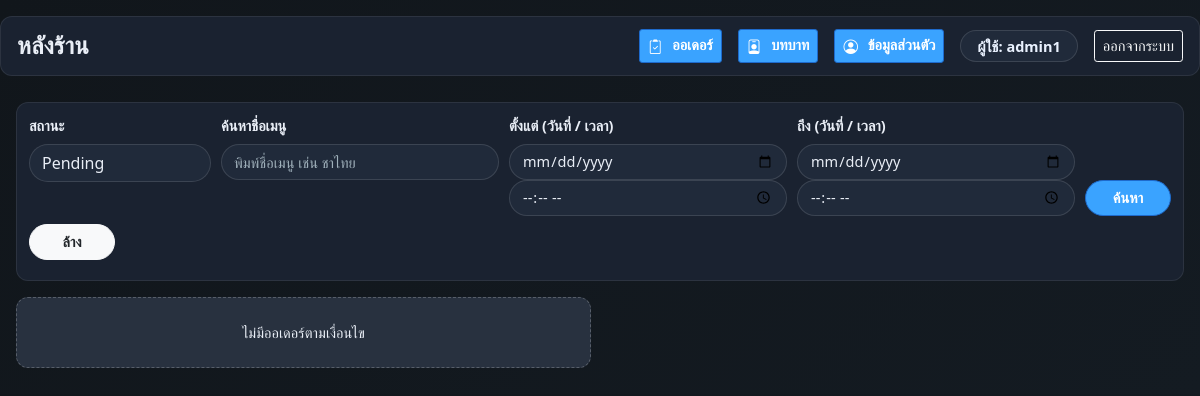
The page /back_store/back_store.php (signed in) on the database as committed earlier.
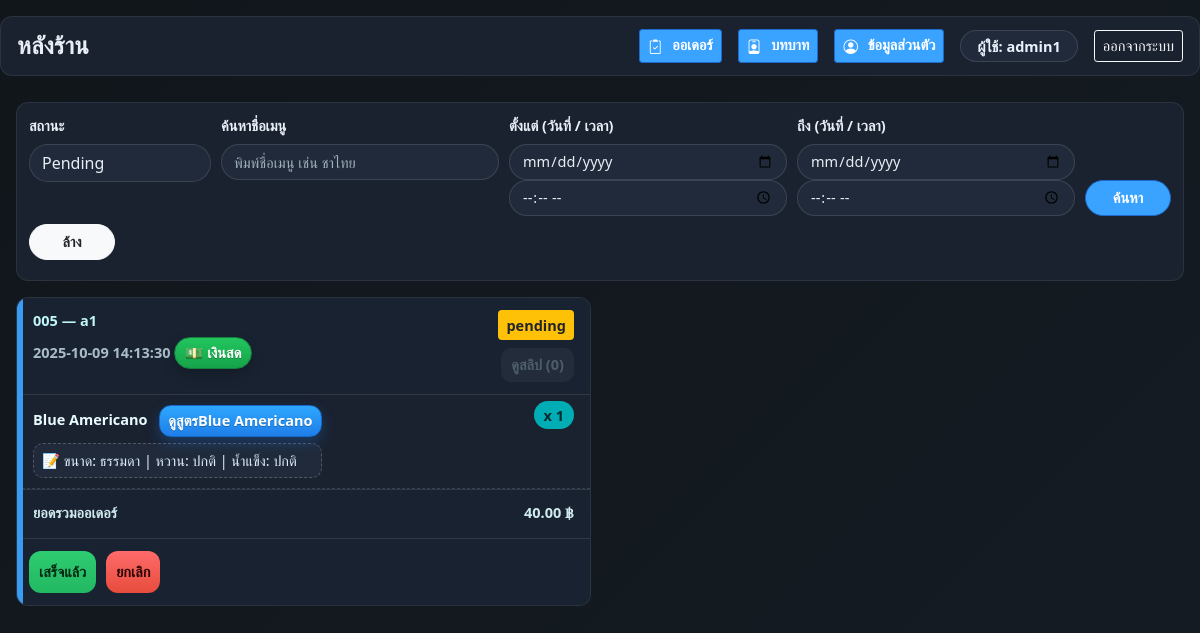
The same page on the database as committed later.
### tables this page shows
CREATE TABLE IF NOT EXISTS `orders` (
  `order_id` int(11) NOT NULL AUTO_INCREMENT,
  `user_id` int(11) NOT NULL,
  `order_time` datetime NOT NULL DEFAULT current_timestamp(),
  `order_date` date NOT NULL,
  `order_seq` int(11) NOT NULL DEFAULT 0,
  `status` enum('awaiting_payment','pending','ready','canceled') NOT NULL DEFAULT 'awaiting_payment',
  `payment_method` enum('transfer','cash') NOT NULL DEFAULT 'transfer',
  `total_price` decimal(10,2) NOT NULL,
  `updated_at` datetime(6) NOT NULL,
  `promo_id` int(11) DEFAULT NULL,
  `discount_amount` decimal(10,2) NOT NULL DEFAULT 0.00,
  `final_total` decimal(10,2) NOT NULL DEFAULT 0.00,
  PRIMARY KEY (`order_id`),
  UNIQUE KEY `uk_orders_day_seq` (`order_date`,`order_seq`),
  KEY `fk_orders_user` (`user_id`),
  KEY `idx_orders_updated_at` (`updated_at`),
  KEY `idx_orders_user_updated` (`user_id`,`updated_at`,`status`),
  KEY `idx_orders_feed` (`user_id`,`updated_at`,`order_id`),
  KEY `fk_orders_promo` (`promo_id`),
  KEY `idx_orders_status_updated` (`status`,`updated_at`),
  KEY `idx_orders_user` (`user_id`),
  KEY `idx_orders_order` (`order_id`),
  KEY `idx_orders_updated` (`updated_at`),
  CONSTRAINT `fk_orders_promo` FOREIGN KEY (`promo_id`) REFERENCES `promotions` (`promo_id`),
  CONSTRAINT `fk_orders_user` FOREIGN KEY (`user_id`) REFERENCES `users` (`user_id`) ON DELETE CASCADE ON UPDATE CASCADE
);

CREATE TABLE IF NOT EXISTS `users` (
  `user_id` int(11) NOT NULL AUTO_INCREMENT,
  `username` varchar(50) NOT NULL,
  `password` varchar(255) NOT NULL,
  `student_ID` int(11) NOT NULL,
  `name` varchar(100) NOT NULL,
  `role` enum('admin','employee') NOT NULL DEFAULT 'employee',
  `status` enum('ชั่วโมงทุน','ชั่วโมงปกติ') NOT NULL DEFAULT 'ชั่วโมงปกติ',
  `default_hour_type` enum('normal','fund') NOT NULL DEFAULT 'normal',
  PRIMARY KEY (`user_id`),
  UNIQUE KEY `username` (`username`)
);

CREATE TABLE IF NOT EXISTS `order_details` (
  `order_detail_id` int(11) NOT NULL AUTO_INCREMENT,
  `order_id` int(11) NOT NULL,
  `menu_id` int(11) NOT NULL,
  `promo_id` int(11) DEFAULT NULL,
  `quantity` int(11) NOT NULL,
  `note` varchar(255) DEFAULT NULL,
  `total_price` decimal(10,2) NOT NULL,
  PRIMARY KEY (`order_detail_id`),
  KEY `fk_details_order` (`order_id`),
  KEY `fk_details_menu` (`menu_id`),
  KEY `fk_details_promo` (`promo_id`),
  CONSTRAINT `fk_details_menu` FOREIGN KEY (`menu_id`) REFERENCES `menu` (`menu_id`) ON DELETE CASCADE ON UPDATE CASCADE,
  CONSTRAINT `fk_details_order` FOREIGN KEY (`order_id`) REFERENCES `orders` (`order_id`) ON DELETE CASCADE ON UPDATE CASCADE,
  CONSTRAINT `fk_details_promo` FOREIGN KEY (`promo_id`) REFERENCES `promotions` (`promo_id`) ON DELETE SET NULL ON UPDATE CASCADE
);

CREATE TABLE IF NOT EXISTS `menu` (
  `menu_id` int(11) NOT NULL AUTO_INCREMENT,
  `category_id` int(11) NOT NULL,
  `name` varchar(100) NOT NULL,
  `price` decimal(10,2) NOT NULL,
  `description` varchar(255) DEFAULT NULL,
  `image` varchar(255) DEFAULT NULL,
  `is_active` tinyint(1) NOT NULL DEFAULT 1,
  `current_recipe_id` int(11) DEFAULT NULL,
  PRIMARY KEY (`menu_id`),
  KEY `fk_menu_category` (`category_id`),
  KEY `fk_menu_current_recipe` (`current_recipe_id`),
  CONSTRAINT `fk_menu_category` FOREIGN KEY (`category_id`) REFERENCES `categories` (`category_id`) ON DELETE CASCADE ON UPDATE CASCADE,
  CONSTRAINT `fk_menu_current_recipe` FOREIGN KEY (`current_recipe_id`) REFERENCES `recipe_headers` (`recipe_id`) ON DELETE SET NULL ON UPDATE CASCADE
);

### back_store/back_store.php (the view, shortened to what the changed rows need)
<?php
require __DIR__ . '/../db.php';
$conn->set_charset('utf8mb4');
function money_fmt($n){ return number_format((float)$n,2); }
function format_order_seq(int $seq): string { return str_pad((string)$seq, 3, '0', STR_PAD_LEFT); }
$status     = $_GET['status']     ?? 'pending';
$orders=[]; $where="1=1"; $types=''; $params=[];
if ($status!=='all'){ $where.=" AND o.status=?"; $types.='s'; $params[]=$status; }
$sql="
  SELECT o.order_id,o.user_id,o.order_time,o.status,o.total_price,
         o.order_date, o.order_seq,
         u.username,u.name, COALESCE(ps.cnt,0) AS slip_count
  FROM orders o
  LEFT JOIN users u ON u.user_id=o.user_id
  LEFT JOIN (SELECT order_id,COUNT(*) AS cnt FROM payment_slips GROUP BY order_id) ps ON ps.order_id=o.order_id
  WHERE $where
  ORDER BY o.order_id DESC";
$stmt=$conn->prepare($sql);
if ($types!=='') $stmt->bind_param($types, ...$params);
$stmt->execute(); $res=$stmt->get_result();
while($row=$res->fetch_assoc()){
  $row['order_seq'] = (int)($row['order_seq'] ?? 0);
  $row['__seq_fmt'] = format_order_seq($row['order_seq']);
  $orders[]=$row;
}
function get_order_lines(mysqli $conn, int $oid): array{
  $rows=[]; $stmt=$conn->prepare("
    SELECT d.order_detail_id,d.menu_id,d.quantity,d.note,d.total_price,m.name AS menu_name
    FROM order_details d JOIN menu m ON m.menu_id=d.menu_id
    WHERE d.order_id=? ORDER BY d.order_detail_id");
  $stmt->bind_param("i",$oid); $stmt->execute(); $res=$stmt->get_result();
  while($r=$res->fetch_assoc()) $rows[]=$r; $stmt->close(); return $rows;
}
?>
<!doctype html>
<html lang="th">
<head>
<link rel="stylesheet" href="https://stackpath.bootstrapcdn.com/bootstrap/4.5.2/css/bootstrap.min.css">
<link rel="stylesheet" href="https://cdn.jsdelivr.net/npm/bootstrap-icons@1.11.3/font/bootstrap-icons.css">
</head>
<body>
<div class="wrap">
  <div class="grid" id="grid">
    <?php if (empty($orders)): ?>
      <div class="empty">ไม่มีออเดอร์ตามเงื่อนไข</div>
    <?php else: ?>
      <?php foreach ($orders as $o): $lines = get_order_lines($conn,(int)$o['order_id']); ?>
        <?php
          $isTransfer=((int)$o['slip_count']>0);
          $pay_text=$isTransfer?'💳 โอนเงิน':'💵 เงินสด';
          $pay_class=$isTransfer?'':' cash';
          $seq = htmlspecialchars($o['__seq_fmt'], ENT_QUOTES, 'UTF-8');
        ?>
        <div class="card" data-order-id="<?= (int)$o['order_id'] ?>" tabindex="0" aria-label="ออเดอร์ <?= $seq ?>">
          <div class="head">
            <div>
              <div class="oid"><?= $seq ?> — <?= htmlspecialchars($o['username'] ?? 'user',ENT_QUOTES,'UTF-8') ?></div>
              <div class="meta">
                <?= htmlspecialchars($o['order_time'],ENT_QUOTES,'UTF-8') ?>
                <div class="pay-chip<?= $pay_class ?>"><?= $pay_text ?></div>
              </div>
            </div>
            <div class="text-right">
              <?php if($o['status']==='pending'): ?>
                <span class="badge badge-warning p-2 font-weight-bold d-block mb-1">pending</span>
              <?php elseif($o['status']==='ready'): ?>
                <span class="badge badge-success p-2 font-weight-bold d-block mb-1">ready</span>
              <?php else: ?>
                <span class="badge badge-danger p-2 font-weight-bold d-block mb-1">canceled</span>
              <?php endif; ?>
              <button class="btn-slips btn btn-sm mt-1" data-oid="<?= (int)$o['order_id'] ?>" <?= ((int)$o['slip_count']>0 ? '' : 'disabled') ?>>
                ดูสลิป (<?= (int)$o['slip_count'] ?>)
              </button>
            </div>
          </div>
          <?php foreach ($lines as $ln): ?>
          <div class="line">
            <div style="padding-right:12px;max-width:78%">
              <div class="item">
                <?= htmlspecialchars($ln['menu_name'],ENT_QUOTES,'UTF-8') ?>
                <button type="button" class="btn btn-sm btn-outline-primary ml-2 btn-recipe"
                        data-menu-id="<?= (int)$ln['menu_id'] ?>"
                        title="ดูสูตร<?= htmlspecialchars($ln['menu_name'],ENT_QUOTES,'UTF-8') ?>"
                        aria-label="ดูสูตร<?= htmlspecialchars($ln['menu_name'],ENT_QUOTES,'UTF-8') ?>">ดูสูตร<?= htmlspecialchars($ln['menu_name'],ENT_QUOTES,'UTF-8') ?></button>
              </div>
              <?php if(!empty($ln['note'])): ?>
                <div class="note">📝 <?= htmlspecialchars($ln['note'],ENT_QUOTES,'UTF-8') ?></div>
              <?php endif; ?>
            </div>
            <div><span class="qty">x <?= (int)$ln['quantity'] ?></span></div>
          </div>
          <?php endforeach; ?>
          <div class="summary">
            <div>ยอดรวมออเดอร์</div>
            <div><?= money_fmt($o['total_price']) ?> ฿</div>
          </div>
          <?php if($o['status']==='pending'): ?>
          <div class="actions">
            <form class="m-0 js-status" method="post">
              <button class="btn btn-ready btn-block" type="submit">เสร็จแล้ว</button>
            </form>
            <form class="m-0 js-status" method="post">
              <button class="btn btn-cancel btn-block" type="submit">ยกเลิก</button>
            </form>
          </div>
          <?php endif; ?>
        </div>
      <?php endforeach; ?>
    <?php endif; ?>
  </div>
</div>
</body>
</html>

Rows that differ between the two databases and show on the page:
added orders: seq "005", user.username "a1", order_time "2025-10-09 14:13:30", pay_text "💵 เงินสด", status "pending", slip_count "0", total_price "40.00"
added order_details: menu.name "Blue Americano", note "ขนาด: ธรรมดา | หวาน: ปกติ | น้ำแข็ง: ปกติ", quantity "1"
Other text that changed with them:
text no longer shown: "ไม่มีออเดอร์ตามเงื่อนไข"
